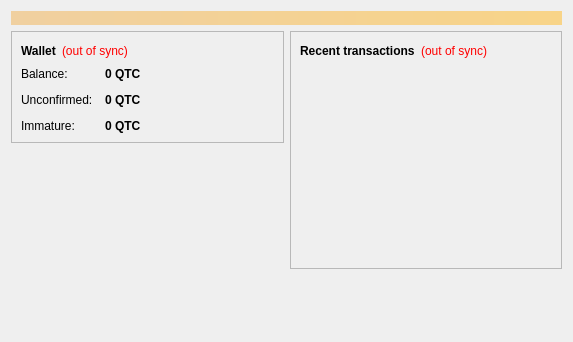
<?xml version="1.0" encoding="UTF-8"?>
<ui version="4.0">
 <class>OverviewPage</class>
 <widget class="QWidget" name="OverviewPage">
  <property name="geometry">
   <rect>
    <x>0</x>
    <y>0</y>
    <width>573</width>
    <height>342</height>
   </rect>
  </property>
  <property name="windowTitle">
   <string>Form</string>
  </property>
  <layout class="QVBoxLayout" name="topLayout">
   <item>
    <widget class="QLabel" name="labelAlerts">
     <property name="visible">
      <bool>false</bool>
     </property>
     <property name="styleSheet">
      <string notr="true">background-color: qlineargradient(x1: 0, y1: 0, x2: 1, y2: 0, stop:0 #F0D0A0, stop:1 #F8D488); color:#000000;</string>
     </property>
     <property name="wordWrap">
      <bool>true</bool>
     </property>
     <property name="margin">
      <number>3</number>
     </property>
    </widget>
   </item>
   <item>
    <layout class="QHBoxLayout" name="horizontalLayout" stretch="1,1">
     <item>
      <layout class="QVBoxLayout" name="verticalLayout_2">
       <item>
        <widget class="QFrame" name="frame">
         <property name="frameShape">
          <enum>QFrame::StyledPanel</enum>
         </property>
         <property name="frameShadow">
          <enum>QFrame::Raised</enum>
         </property>
         <layout class="QVBoxLayout" name="verticalLayout_4">
          <item>
           <layout class="QHBoxLayout" name="horizontalLayout_4">
            <item>
             <widget class="QLabel" name="label_5">
              <property name="font">
               <font>
                <weight>75</weight>
                <bold>true</bold>
               </font>
              </property>
              <property name="text">
               <string>Wallet</string>
              </property>
             </widget>
            </item>
            <item>
             <widget class="QLabel" name="labelWalletStatus">
              <property name="toolTip">
               <string>The displayed information may be out of date. Your wallet automatically synchronizes with the Qcoin network after a connection is established, but this process has not completed yet.</string>
              </property>
              <property name="styleSheet">
               <string notr="true">QLabel { color: red; }</string>
              </property>
              <property name="text">
               <string notr="true">(out of sync)</string>
              </property>
              <property name="alignment">
               <set>Qt::AlignLeading|Qt::AlignLeft|Qt::AlignVCenter</set>
              </property>
             </widget>
            </item>
            <item>
             <spacer name="horizontalSpacer_2">
              <property name="orientation">
               <enum>Qt::Horizontal</enum>
              </property>
              <property name="sizeHint" stdset="0">
               <size>
                <width>40</width>
                <height>20</height>
               </size>
              </property>
             </spacer>
            </item>
           </layout>
          </item>
          <item>
           <layout class="QFormLayout" name="formLayout_2">
            <property name="fieldGrowthPolicy">
             <enum>QFormLayout::AllNonFixedFieldsGrow</enum>
            </property>
            <property name="horizontalSpacing">
             <number>12</number>
            </property>
            <property name="verticalSpacing">
             <number>12</number>
            </property>
            <item row="0" column="0">
             <widget class="QLabel" name="label">
              <property name="text">
               <string>Balance:</string>
              </property>
             </widget>
            </item>
            <item row="0" column="1">
             <widget class="QLabel" name="labelBalance">
              <property name="font">
               <font>
                <weight>75</weight>
                <bold>true</bold>
               </font>
              </property>
              <property name="cursor">
               <cursorShape>IBeamCursor</cursorShape>
              </property>
              <property name="toolTip">
               <string>Your current balance</string>
              </property>
              <property name="text">
               <string notr="true">0 QTC</string>
              </property>
              <property name="textInteractionFlags">
               <set>Qt::LinksAccessibleByMouse|Qt::TextSelectableByKeyboard|Qt::TextSelectableByMouse</set>
              </property>
             </widget>
            </item>
            <item row="1" column="0">
             <widget class="QLabel" name="label_3">
              <property name="text">
               <string>Unconfirmed:</string>
              </property>
             </widget>
            </item>
            <item row="1" column="1">
             <widget class="QLabel" name="labelUnconfirmed">
              <property name="font">
               <font>
                <weight>75</weight>
                <bold>true</bold>
               </font>
              </property>
              <property name="cursor">
               <cursorShape>IBeamCursor</cursorShape>
              </property>
              <property name="toolTip">
               <string>Total of transactions that have yet to be confirmed, and do not yet count toward the current balance</string>
              </property>
              <property name="text">
               <string notr="true">0 QTC</string>
              </property>
              <property name="textInteractionFlags">
               <set>Qt::LinksAccessibleByMouse|Qt::TextSelectableByKeyboard|Qt::TextSelectableByMouse</set>
              </property>
             </widget>
            </item>
            <item row="2" column="0">
             <widget class="QLabel" name="labelImmatureText">
              <property name="text">
               <string>Immature:</string>
              </property>
             </widget>
            </item>
            <item row="2" column="1">
             <widget class="QLabel" name="labelImmature">
              <property name="font">
               <font>
                <weight>75</weight>
                <bold>true</bold>
               </font>
              </property>
              <property name="toolTip">
               <string>Mined balance that has not yet matured</string>
              </property>
              <property name="text">
               <string notr="true">0 QTC</string>
              </property>
              <property name="textInteractionFlags">
               <set>Qt::LinksAccessibleByMouse|Qt::TextSelectableByKeyboard|Qt::TextSelectableByMouse</set>
              </property>
             </widget>
            </item>
           </layout>
          </item>
         </layout>
        </widget>
       </item>
       <item>
        <spacer name="verticalSpacer">
         <property name="orientation">
          <enum>Qt::Vertical</enum>
         </property>
         <property name="sizeHint" stdset="0">
          <size>
           <width>20</width>
           <height>40</height>
          </size>
         </property>
        </spacer>
       </item>
      </layout>
     </item>
     <item>
      <layout class="QVBoxLayout" name="verticalLayout_3">
       <item>
        <widget class="QFrame" name="frame_2">
         <property name="frameShape">
          <enum>QFrame::StyledPanel</enum>
         </property>
         <property name="frameShadow">
          <enum>QFrame::Raised</enum>
         </property>
         <layout class="QVBoxLayout" name="verticalLayout">
          <item>
           <layout class="QHBoxLayout" name="horizontalLayout_2">
            <item>
             <widget class="QLabel" name="label_4">
              <property name="text">
               <string>&lt;b&gt;Recent transactions&lt;/b&gt;</string>
              </property>
             </widget>
            </item>
            <item>
             <widget class="QLabel" name="labelTransactionsStatus">
              <property name="toolTip">
               <string>The displayed information may be out of date. Your wallet automatically synchronizes with the Qcoin network after a connection is established, but this process has not completed yet.</string>
              </property>
              <property name="styleSheet">
               <string notr="true">QLabel { color: red; }</string>
              </property>
              <property name="text">
               <string notr="true">(out of sync)</string>
              </property>
              <property name="alignment">
               <set>Qt::AlignRight|Qt::AlignTrailing|Qt::AlignVCenter</set>
              </property>
             </widget>
            </item>
            <item>
             <spacer name="horizontalSpacer">
              <property name="orientation">
               <enum>Qt::Horizontal</enum>
              </property>
              <property name="sizeHint" stdset="0">
               <size>
                <width>40</width>
                <height>20</height>
               </size>
              </property>
             </spacer>
            </item>
           </layout>
          </item>
          <item>
           <widget class="QListView" name="listTransactions">
            <property name="styleSheet">
             <string notr="true">QListView { background: transparent; }</string>
            </property>
            <property name="frameShape">
             <enum>QFrame::NoFrame</enum>
            </property>
            <property name="verticalScrollBarPolicy">
             <enum>Qt::ScrollBarAlwaysOff</enum>
            </property>
            <property name="horizontalScrollBarPolicy">
             <enum>Qt::ScrollBarAlwaysOff</enum>
            </property>
            <property name="selectionMode">
             <enum>QAbstractItemView::NoSelection</enum>
            </property>
           </widget>
          </item>
         </layout>
        </widget>
       </item>
       <item>
        <spacer name="verticalSpacer_2">
         <property name="orientation">
          <enum>Qt::Vertical</enum>
         </property>
         <property name="sizeHint" stdset="0">
          <size>
           <width>20</width>
           <height>40</height>
          </size>
         </property>
        </spacer>
       </item>
      </layout>
     </item>
    </layout>
   </item>
  </layout>
 </widget>
 <resources/>
 <connections/>
</ui>
